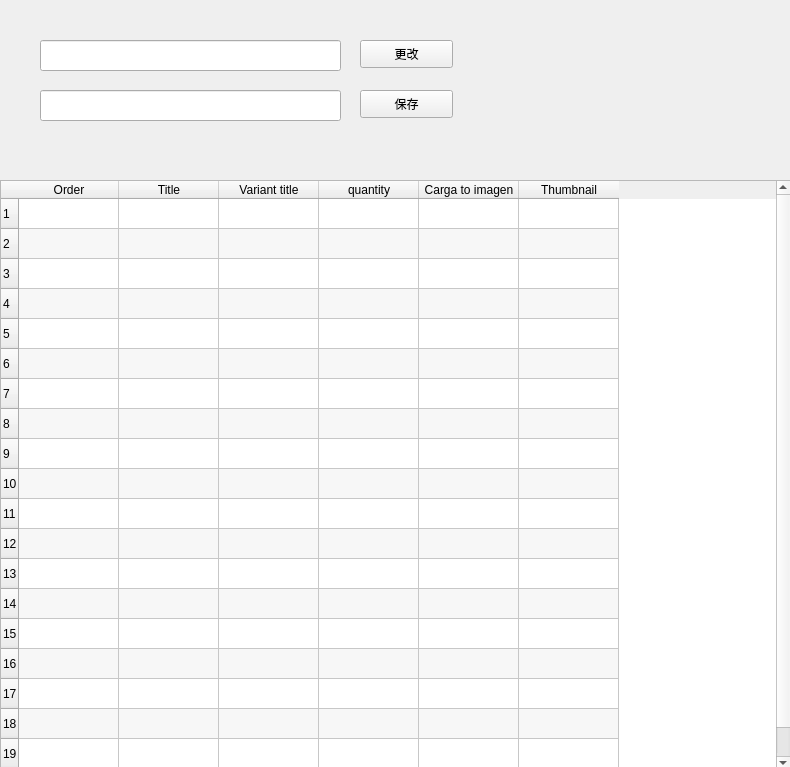
<?xml version="1.0" encoding="UTF-8"?>
<ui version="4.0">
 <class>Form</class>
 <widget class="QWidget" name="Form">
  <property name="geometry">
   <rect>
    <x>0</x>
    <y>0</y>
    <width>790</width>
    <height>767</height>
   </rect>
  </property>
  <property name="windowTitle">
   <string>订单预览</string>
  </property>
  <widget class="QTableWidget" name="shopify_table_widget">
   <property name="geometry">
    <rect>
     <x>0</x>
     <y>180</y>
     <width>791</width>
     <height>591</height>
    </rect>
   </property>
   <property name="alternatingRowColors">
    <bool>true</bool>
   </property>
   <property name="rowCount">
    <number>20</number>
   </property>
   <row/>
   <row/>
   <row/>
   <row/>
   <row/>
   <row/>
   <row/>
   <row/>
   <row/>
   <row/>
   <row/>
   <row/>
   <row/>
   <row/>
   <row/>
   <row/>
   <row/>
   <row/>
   <row/>
   <row/>
   <column>
    <property name="text">
     <string>Order</string>
    </property>
   </column>
   <column>
    <property name="text">
     <string>Title</string>
    </property>
   </column>
   <column>
    <property name="text">
     <string>Variant title</string>
    </property>
   </column>
   <column>
    <property name="text">
     <string>quantity</string>
    </property>
   </column>
   <column>
    <property name="text">
     <string>Carga to imagen</string>
    </property>
   </column>
   <column>
    <property name="text">
     <string>Thumbnail</string>
    </property>
   </column>
  </widget>
  <widget class="QLineEdit" name="order_directory_lineedit">
   <property name="geometry">
    <rect>
     <x>40</x>
     <y>40</y>
     <width>301</width>
     <height>31</height>
    </rect>
   </property>
  </widget>
  <widget class="QPushButton" name="change_order_directory_btton">
   <property name="geometry">
    <rect>
     <x>360</x>
     <y>40</y>
     <width>93</width>
     <height>28</height>
    </rect>
   </property>
   <property name="text">
    <string>更改</string>
   </property>
  </widget>
  <widget class="QPushButton" name="save_order_button">
   <property name="geometry">
    <rect>
     <x>360</x>
     <y>90</y>
     <width>93</width>
     <height>28</height>
    </rect>
   </property>
   <property name="text">
    <string>保存</string>
   </property>
  </widget>
  <widget class="QLineEdit" name="order_excel_lineeidt">
   <property name="geometry">
    <rect>
     <x>40</x>
     <y>90</y>
     <width>301</width>
     <height>31</height>
    </rect>
   </property>
  </widget>
 </widget>
 <resources/>
 <connections/>
</ui>
